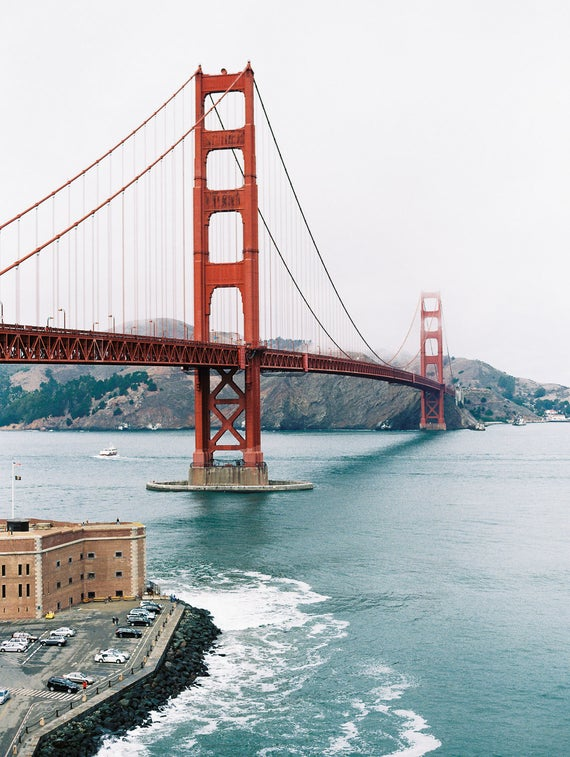
#> input picture goldengate.jpg, 570 x 757 px
$ python main.py
#> lines starting #> are read from the running program, lines starting #| are printed output that depends on the picture
import cv2
import numpy as np

# setup
IMAGE_PATH = 'goldengate.jpg'
image = cv2.imread(IMAGE_PATH)
#> image is the input picture: shape (757, 570, 3); mean B, G, R 188.5, 186.5, 182.9
image = cv2.resize(image,(100, 100), interpolation=cv2.INTER_AREA)
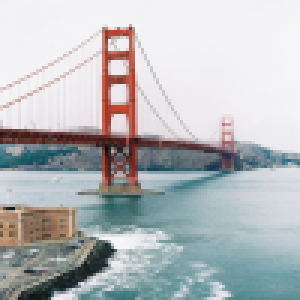
#> image: shape (100, 100, 3) (shown 3 times larger); mean B, G, R 188.5, 186.5, 182.9

brightness = np.empty((image.shape[0], image.shape[1]))
ascii_image = []

#Caclulate brightness values
for x in range(len(image)):
    for y in range(len(image[x])):
        pixel = image[x][y]
        avg = (int(pixel[0]) + int(pixel[1]) + int(pixel[2])) // 3
        brightness[x][y] = avg
#> this loop made 100 passes
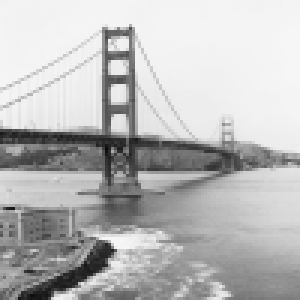
#> brightness: shape (100, 100) float64 (shown 3 times larger); min 11, max 247, mean 185.5

#Brightness to Ascii Values
ascii_vals = [' ', '`','^','"',',',':',';','I','l','!','i','~','+','_','-','?',']',
        '[','}','{','1',')','(','|','/','t','f','j','r','x','n','u','v','c','z',
        'X','Y','U','J','C','L','Q','0','O','Z','m','w','q','p','d','b','k','h',
        'a','o','*','#','M','W','&','8','%','B','@','$']

ascii_vals_brightness = {}
val = 0
increment = 255 // len(ascii_vals)

for x in ascii_vals:
    ascii_vals_brightness[(val, val + increment)] = x
    val += increment + 1

# assigning values
for x in range(len(brightness)):
    temp = []
    for y in range(len(brightness[x])):
        val = brightness[x][y]
        for low, high in ascii_vals_brightness.keys():
            if val >= low and val <= high:
                temp.append(ascii_vals_brightness[(low, high)])
                break
    ascii_image.append(temp)
#> after the loop, ascii_image = 100 items

#Printing it out!
for row in ascii_image:
    line = [x+x+x for x in row]
    print("".join(line))
